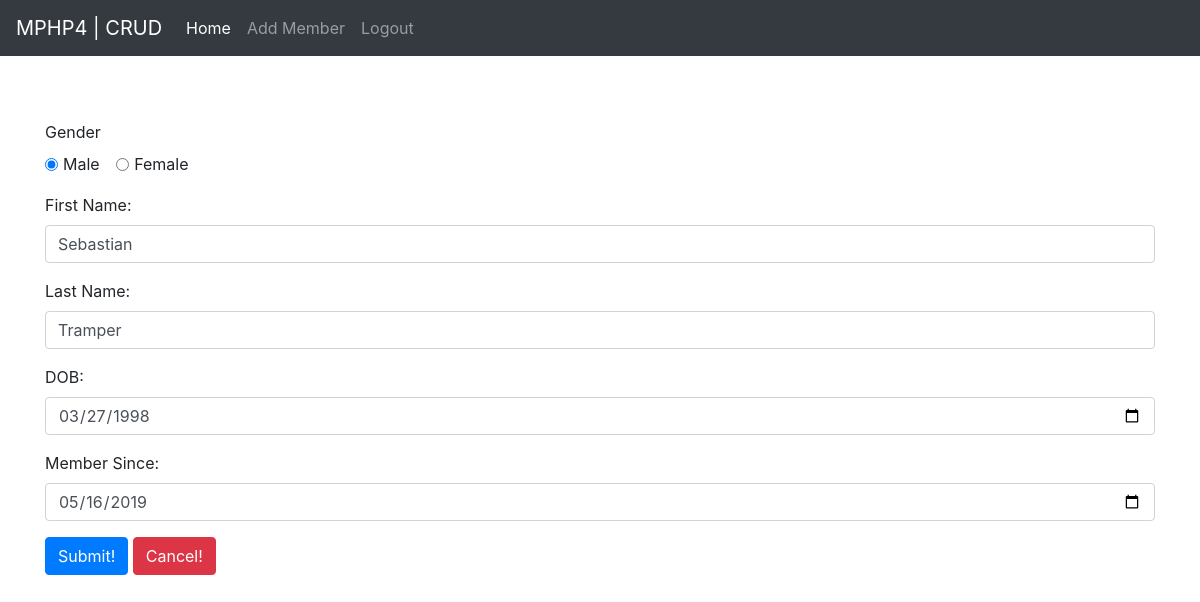
Screenshot of /update_member.php?id=2 (signed in) with the database file from the repository.
### tables this page shows
CREATE TABLE `leden` (
  `id` int(11) NOT NULL AUTO_INCREMENT,
  `birth_date` date NOT NULL,
  `first_name` varchar(14) NOT NULL,
  `last_name` varchar(16) NOT NULL,
  `gender` enum('M','F') NOT NULL,
  `member_since` date NOT NULL,
  PRIMARY KEY (`id`)
);

### update_member.php (the view, shortened to what this page needs)
<?php
require_once 'src/config.inc.php';
$id = $_GET['id'];
?>
<html>
    <head>
        <link href="https://stackpath.bootstrapcdn.com/bootstrap/4.3.1/css/bootstrap.min.css" rel="stylesheet">
    </head>
    <body>
        <?php
            require_once 'src/includes/header.php';
            $query = "SELECT * FROM leden WHERE id = '$id'";
            $result = mysqli_query($mysqli, $query);
            if(mysqli_num_rows($result) == 1) {
                $row = mysqli_fetch_array($result);
            } else {
                echo "No member found!";
                exit;
            }
        ?>
        <main style="margin-top: 10%;">
            <div class="container">
                <form action="src/processes/update_member_process.php" method="POST">
                    <div class="form-group">
                        <label for="exampleFormControlInput1">Gender</label><br>
                        <div class="form-check form-check-inline">
                            <input class="form-check-input" type="radio" id="gender_m" name="gender" value="M" <?php if($row['gender'] == 'M') echo 'checked="checked"';?>>
                            <label class="form-check-label" for="gender_m">Male</label>
                        </div>
                        <div class="form-check form-check-inline">
                            <input class="form-check-input" type="radio" id="gender_f" name="gender" value="F" <?php if($row['gender'] == 'F') echo 'checked="checked"';?>>
                            <label class="form-check-label" for="gender_f">Female</label>
                        </div>
                    </div>
                    <div class="form-group">
                        <label for="first_name">First Name:</label>
                        <input type="text" class="form-control" id="first_name" value="<?php echo $row['first_name']; ?>" name="first_name" required>
                    </div>
                    <div class="form-group">
                        <label for="last_name">Last Name:</label>
                        <input type="text" class="form-control" id="last_name" value="<?php echo $row['last_name']; ?>" name="last_name" required>
                    </div>
                    <div class="form-group">
                        <label for="birth_date">DOB:</label>
                        <input type="date" class="form-control" id="birth_date" name="birth_date" value="<?php echo $row['birth_date']; ?>" required>
                    </div>
                    <div class="form-group">
                        <label for="member_since">Member Since:</label>
                        <input type="date" class="form-control" id="member_since" name="member_since"  value="<?php echo $row['member_since']; ?>" required>
                    </div>
                    <div class="form-group">
                        <input type="submit" id="form_submit" class="btn btn-primary mb-2" value="Submit!" name="submit">
                        <button id="form_cancel" class="btn btn-danger mb-2" onclick="history.back(); return false;">Cancel!</button>
                    </div>
                </form>
            </div>
        </main>
    </body>
</html>

### rows the page displays
leden: gender "☑ Male", gender "☐ Female", first_name "Sebastian", last_name "Tramper", birth_date "03/27/1998", member_since "05/16/2019"
